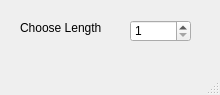
<?xml version="1.0" encoding="UTF-8"?>
<ui version="4.0">
 <class>SpinBoxWindow</class>
 <widget class="QMainWindow" name="SpinBoxWindow">
  <property name="geometry">
   <rect>
    <x>0</x>
    <y>0</y>
    <width>220</width>
    <height>95</height>
   </rect>
  </property>
  <property name="windowTitle">
   <string>MainWindow</string>
  </property>
  <widget class="QWidget" name="centralwidget">
   <widget class="QLabel" name="label">
    <property name="geometry">
     <rect>
      <x>20</x>
      <y>20</y>
      <width>81</width>
      <height>16</height>
     </rect>
    </property>
    <property name="text">
     <string>Choose Length</string>
    </property>
   </widget>
   <widget class="QSpinBox" name="spinBox">
    <property name="geometry">
     <rect>
      <x>130</x>
      <y>20</y>
      <width>61</width>
      <height>22</height>
     </rect>
    </property>
    <property name="minimum">
     <number>1</number>
    </property>
    <property name="maximum">
     <number>1000</number>
    </property>
    <property name="value">
     <number>1</number>
    </property>
   </widget>
  </widget>
  <widget class="QMenuBar" name="menubar">
   <property name="geometry">
    <rect>
     <x>0</x>
     <y>0</y>
     <width>220</width>
     <height>21</height>
    </rect>
   </property>
  </widget>
  <widget class="QStatusBar" name="statusbar"/>
 </widget>
 <resources/>
 <connections/>
</ui>
